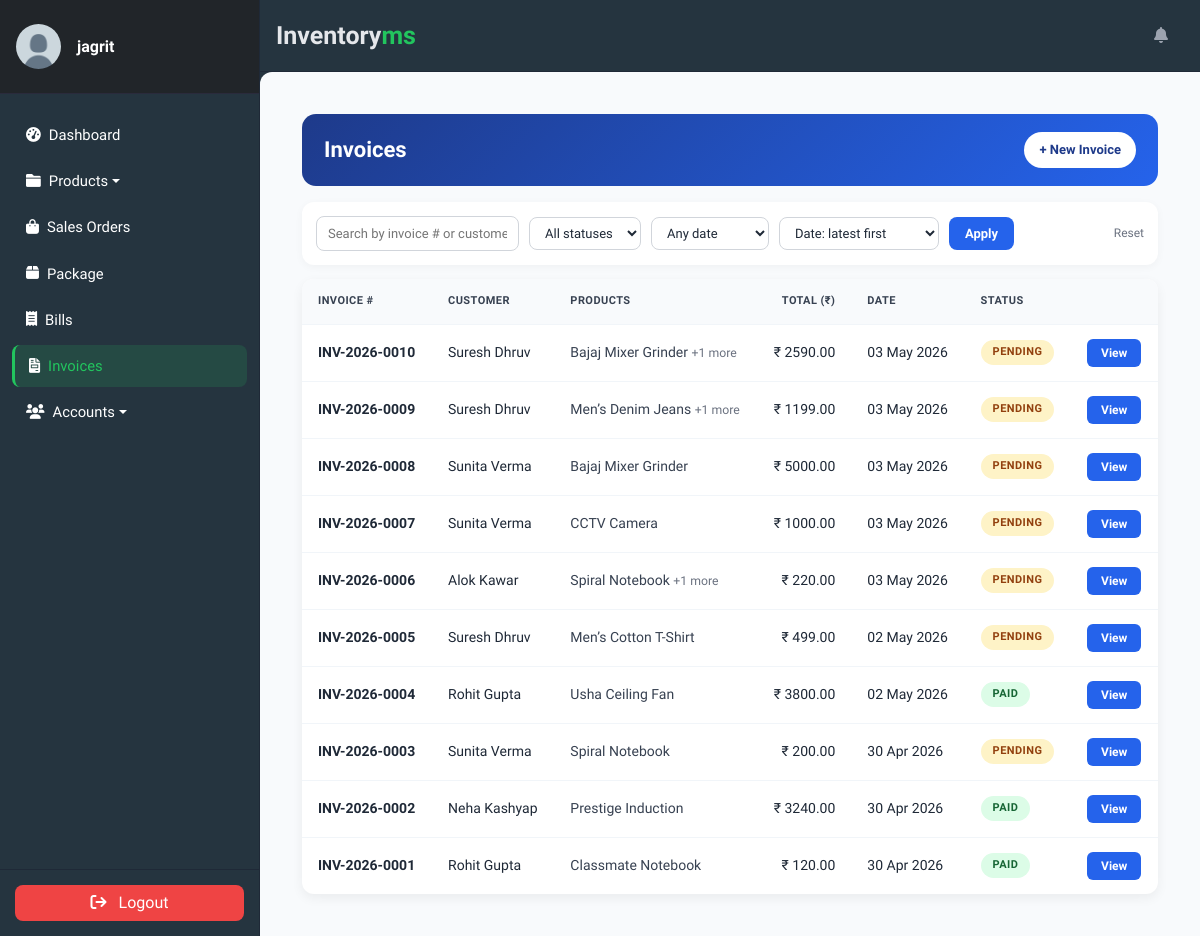
Before: /invoice/invoices/ (signed in) with the older database file.
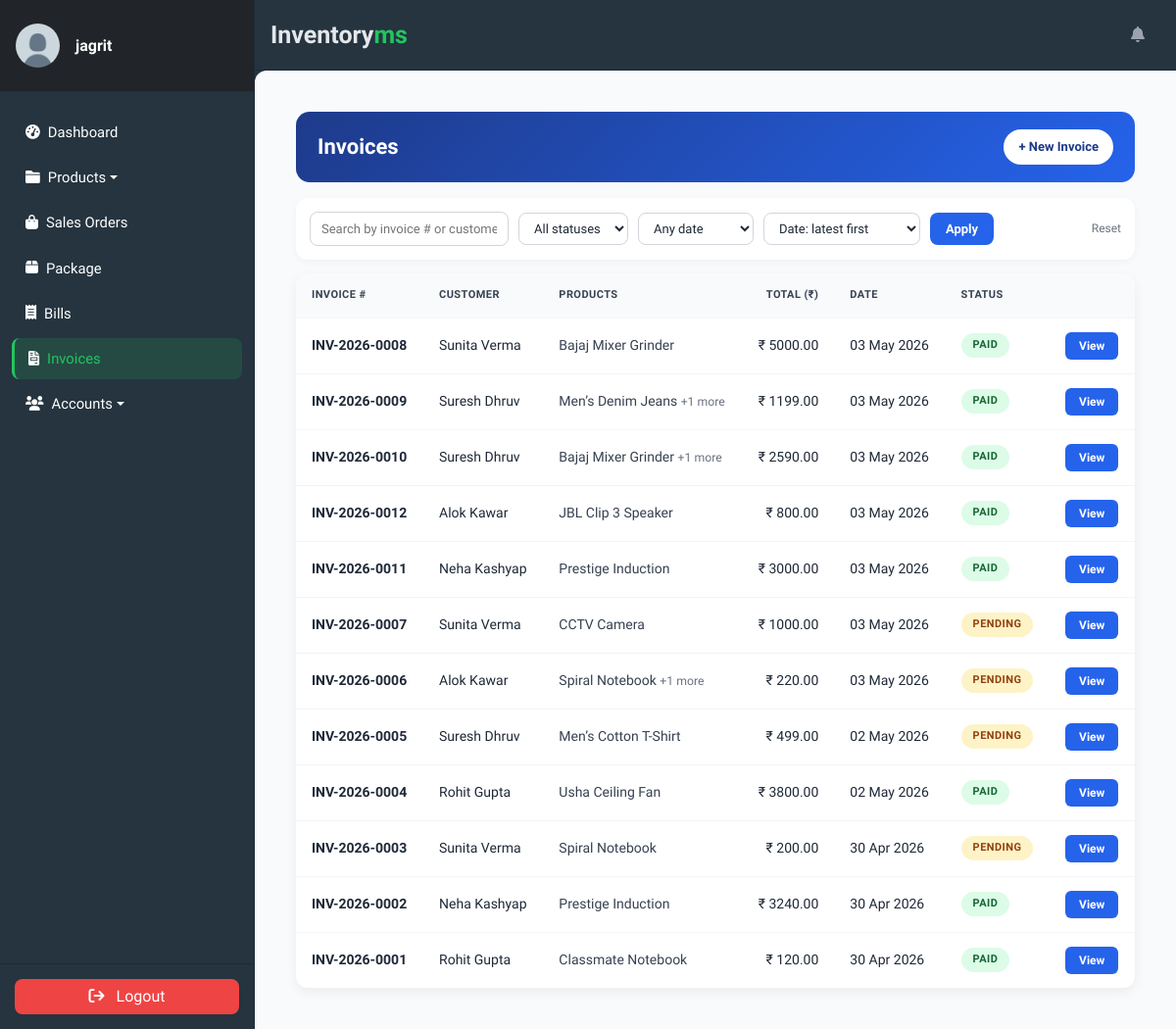
After: the same page with the newer database file.
### accounts/models.py (models this page shows, shortened)
class Profile(models.Model):
    user = models.OneToOneField(
        User, on_delete=models.CASCADE, verbose_name='User'
    )
    slug = AutoSlugField(
        unique=True,
        verbose_name='Account ID',
        populate_from='email'
    )
    profile_picture = ProcessedImageField(
        default='profile_pics/default.jpg',
        upload_to='profile_pics',
        format='JPEG',
        processors=[ResizeToFill(150, 150)],
        options={'quality': 100}
    )
    telephone = PhoneNumberField(
        null=True, blank=True, verbose_name='Telephone'
    )
    email = models.EmailField(
        max_length=150, blank=True, null=True, verbose_name='Email'
    )
    first_name = models.CharField(
        max_length=30, blank=True, verbose_name='First Name'
    )
    last_name = models.CharField(
        max_length=30, blank=True, verbose_name='Last Name'
    )
    status = models.CharField(
        choices=STATUS_CHOICES,
        max_length=12,
        default='INA',
        verbose_name='Status'
    )
    role = models.CharField(
        choices=ROLE_CHOICES,
        max_length=12,
        blank=True,
        null=True,
        verbose_name='Role'
    )
    class Meta:
        ordering = ['slug']
        verbose_name = 'Profile'
        verbose_name_plural = 'Profiles'

class Customer(models.Model):
    first_name = models.CharField(max_length=256)
    last_name = models.CharField(max_length=256, blank=True, null=True)
    address = models.TextField(max_length=256, blank=True, null=True)
    email = models.EmailField(max_length=256, blank=True, null=True)
    phone = models.CharField(max_length=30, blank=True, null=True)
    loyalty_points = models.IntegerField(default=0)
    class Meta:
        db_table = 'Customers'
    def get_full_name(self):
        return f"{self.first_name} {self.last_name or ''}".strip()

### invoice/models.py (models this page shows, shortened)
class Invoice(models.Model):
    slug = AutoSlugField(unique=True, populate_from='date')
    invoice_number = models.CharField(
        max_length=20, unique=True, blank=True,
        help_text="Auto-generated INV-YYYY-NNNN."
    )
    date = models.DateTimeField(auto_now=True, verbose_name='Date')
    due_date = models.DateField(null=True, blank=True)
    sale = models.OneToOneField(
        'transactions.Sale',
        on_delete=models.SET_NULL,
        null=True, blank=True,
        related_name='invoice',
        help_text="The POS Sale this invoice was generated from, if any.",
    )
    customer = models.ForeignKey(
        Customer, on_delete=models.SET_NULL, null=True, blank=True,
        related_name="invoices"
    )
    customer_name = models.CharField(max_length=60)
    contact_number = models.CharField(max_length=20, blank=True)
    customer_email = models.EmailField(max_length=120, blank=True, null=True)
    shipping_address = models.CharField(
        max_length=255, blank=True, null=True,
        verbose_name="Shipping Address"
    )
    shipping = models.FloatField(verbose_name='Shipping & Handling', default=0.0)
    grand_total = models.FloatField(verbose_name='Grand Total (₹)', default=0)
    status = models.CharField(
        max_length=10, choices=INVOICE_STATUS, default="PENDING"
    )
    class Meta:
        ordering = ["-id"]
    @property
    def status_color(self):
        return {"PAID": "success", "PENDING": "warning", "CANCELLED": "danger"}.get(
            self.status, "secondary"
        )

class InvoiceItem(models.Model):
    invoice = models.ForeignKey(
        Invoice, on_delete=models.CASCADE, related_name='items'
    )
    product = models.ForeignKey(
        Item, on_delete=models.PROTECT, related_name='invoice_items'
    )
    quantity = models.PositiveIntegerField(default=1)
    price = models.DecimalField(max_digits=10, decimal_places=2)
    class Meta:
        ordering = ['id']

### store/models.py (models this page shows, shortened)
class Item(models.Model):
    slug = AutoSlugField(unique=True, populate_from='name')
    name = models.CharField(max_length=50)
    sku = models.CharField(max_length=32, unique=True, null=True, blank=True)
    description = models.TextField(max_length=256)
    category = models.ForeignKey(Category, on_delete=models.CASCADE)
    quantity = models.IntegerField(default=0)
    low_stock_threshold = models.PositiveIntegerField(default=5)
    price = models.FloatField(default=0)
    cost_price = models.FloatField(default=0)
    image = models.ImageField(
        upload_to='products/', null=True, blank=True,
        help_text="Product image (optional). JPG / PNG / WebP."
    )
    expiring_date = models.DateTimeField(null=True, blank=True)
    vendor = models.ForeignKey(Vendor, on_delete=models.SET_NULL, null=True)
    class Meta:
        ordering = ['name']
        verbose_name_plural = 'Items'

### invoice/views.py (the view, shortened to what this page needs)
# urls.py: path('invoices/',                          InvoiceListView.as_view(),   name='invoicelist'),
class InvoiceListView(LoginRequiredMixin, ListView):
    model = Invoice
    template_name = "invoice/invoicelist.html"
    context_object_name = "invoices"
    paginate_by = 15
    SORT_MAP = {
        "date_desc":   "-date",
        "date_asc":    "date",
        "amount_desc": "-grand_total",
        "amount_asc":  "grand_total",
    }
    def get_queryset(self):
        qs = super().get_queryset().prefetch_related("items__product").select_related("customer", "sale")
        q = self.request.GET.get("q")
        status = self.request.GET.get("status")
        if status in {"PAID", "PENDING", "CANCELLED"}:
            qs = qs.filter(status=status)
        date_filter = self.request.GET.get("date")
        now = timezone.now()
        if date_filter == "today":
            qs = qs.filter(date__date=now.date())
        elif date_filter == "week":
            qs = qs.filter(date__gte=now - timedelta(days=7))
        elif date_filter == "month":
            qs = qs.filter(date__gte=now - timedelta(days=30))
        sort = self.request.GET.get("sort", "date_desc")
        qs = qs.order_by(self.SORT_MAP.get(sort, "-date"))
        return qs
    def get_context_data(self, **kwargs):
        ctx = super().get_context_data(**kwargs)
        ctx["q"] = self.request.GET.get("q", "")
        ctx["status"] = self.request.GET.get("status", "")
        ctx["date"] = self.request.GET.get("date", "")
        ctx["sort"] = self.request.GET.get("sort", "date_desc")
        return ctx

### invoice/templates/invoice/invoicelist.html (shortened to what this page needs)
{% extends "store/base.html" %}
{% block content %}
<div class="module-wrap">
    <div class="module-header">
        <div>
            <h2>Invoices</h2>
        </div>
        <div class="module-actions">
            <a class="btn-action primary" href="{% url 'invoice-create' %}">+ New Invoice</a>
        </div>
    </div>
    <form method="get" class="filter-bar">
        <input type="text" name="q" value="{{ q }}" placeholder="Search by invoice # or customer name">
        <select name="status">
            <option value="">All statuses</option>
        </select>
        <select name="date">
            <option value="">Any date</option>
        </select>
        <select name="sort">
            <option value="date_desc"   {% if sort == 'date_desc' %}selected{% endif %}>Date: latest first</option>
        </select>
        <button type="submit">Apply</button>
        <a class="clear" href="{% url 'invoicelist' %}">Reset</a>
    </form>
    <table class="data-table">
        <thead>
            <tr>
                <th>Invoice #</th>
                <th>Customer</th>
                <th>Products</th>
                <th class="num">Total (₹)</th>
                <th>Date</th>
                <th>Status</th>
                <th></th>
            </tr>
        </thead>
        <tbody>
            {% for invoice in invoices %}
            <tr>
                <td><strong>{{ invoice.invoice_number|default:invoice.slug }}</strong></td>
                <td>{{ invoice.customer.get_full_name|default:invoice.customer_name }}</td>
                <td>
                    {% with lines=invoice.items.all %}
                    {% if lines %}
                        <span style="color:#374151;">{{ lines.0.product.name }}</span>
                        {% if lines|length > 1 %}
                            <small style="color:#6b7280;">+{{ lines|length|add:"-1" }} more</small>
                        {% endif %}
                    {% else %}
                        <span style="color:#9ca3af;">—</span>
                    {% endif %}
                    {% endwith %}
                </td>
                <td class="num">₹ {{ invoice.grand_total|floatformat:2 }}</td>
                <td>{{ invoice.date|date:"d M Y" }}</td>
                <td><span class="status-badge {{ invoice.status_color }}">{{ invoice.get_status_display }}</span></td>
                <td><a class="view-btn" href="{% url 'invoice-detail' invoice.slug %}">View</a></td>
            </tr>
            {% empty %}
            <tr><td colspan="7" style="text-align:center; padding:32px; color:#6b7280;">No invoices found.</td></tr>
            {% endfor %}
        </tbody>
    </table>
</div>
{% endblock %}

### store/templates/store/base.html (shortened to what this page needs)
<!DOCTYPE html>
<html lang="en">
<head>
    {% load static %}
    <link href="https://cdn.jsdelivr.net/npm/bootstrap@5.3.3/dist/css/bootstrap.min.css" rel="stylesheet">
    <link href="https://cdnjs.cloudflare.com/ajax/libs/font-awesome/6.0.0/css/all.min.css" rel="stylesheet">
    <link rel="stylesheet" href="{% static 'css/style.css' %}">
</head>
<body>
    {% include "store/sidebar.html" %}
    <section id="wrapper">
        <nav class="navbar navbar-expand-md custom-navbar">
            <div class="container-fluid px-3">
                <a class="navbar-brand" href="{% url 'dashboard' %}">
                    Inventory<span>ms</span>
                </a>
                <div class="collapse navbar-collapse" id="navbar">
                    <ul class="navbar-nav ms-auto align-items-center">
                        <li class="nav-item me-3">
                            <i class="fa fa-bell"></i>
                        </li>
                    </ul>
                </div>
            </div>
        </nav>
        <div class="main-content">
            {% block content %}
            {% endblock %}
        </div>
    </section>
</body>
</html>

### store/templates/store/sidebar.html (shortened to what this page needs)
{% load static %}
<aside class="sidebar">
    <div class="sidebar-header d-flex align-items-center px-3 py-4">
        <a href="{% url 'user-profile' %}" class="d-flex align-items-center text-decoration-none">
            {% if request.user.profile.profile_picture %}
                <img class="rounded-circle img-fluid" width="45"
                     src="{{ request.user.profile.profile_picture.url }}">
            {% else %}
                <img class="rounded-circle img-fluid" width="45"
                     src="{% static 'default-avatar.png' %}">
            {% endif %}
            <div class="ms-3">
                <h6 class="mb-0 fw-semibold">
                    {{ request.user.username }}
                </h6>
            </div>
        </a>
    </div>
    <div class="nav-container">
        <ul class="nav flex-column mt-2">
            <li class="nav-item mb-1">
                <a class="nav-link {% if request.resolver_match.url_name == 'dashboard' %}active{% endif %}"
                   href="{% url 'dashboard' %}">
                    <i class="fa fa-tachometer-alt me-2"></i> Dashboard
                </a>
            </li>
            <li class="nav-item mb-1 dropdown">
                <a class="nav-link dropdown-toggle
                   {% if request.resolver_match.url_name == 'productslist' or request.resolver_match.url_name == 'category-list' %}active{% endif %}"
                   href="#" data-bs-toggle="dropdown">
                    <i class="fa fa-folder me-2"></i> Products
                </a>
            </li>
            <li class="nav-item mb-1">
                <a class="nav-link {% if request.resolver_match.url_name == 'saleslist' %}active{% endif %}"
                   href="{% url 'saleslist' %}">
                    <i class="fa fa-shopping-bag me-2"></i> Sales Orders
                </a>
            </li>
            <li class="nav-item mb-1">
                <a class="nav-link {% if request.resolver_match.url_name == 'deliveries' %}active{% endif %}"
                   href="{% url 'deliveries' %}">
                    <i class="fa-solid fa-box me-2"></i> Package
                </a>
            </li>
            <li class="nav-item mb-1">
                <a class="nav-link {% if request.resolver_match.url_name == 'bill_list' %}active{% endif %}"
                   href="{% url 'bill_list' %}">
                    <i class="fa-solid fa-receipt me-2"></i>Bills
                </a>
            </li>
            <li class="nav-item mb-1">
                <a class="nav-link {% if request.resolver_match.url_name == 'invoicelist' %}active{% endif %}"
                   href="{% url 'invoicelist' %}">
                    <i class="fa-solid fa-file-invoice me-2"></i>Invoices
                </a>
            </li>
            <li class="nav-item mb-1 dropdown">
                <a class="nav-link dropdown-toggle
                   {% if request.resolver_match.url_name == 'profile_list' or request.resolver_match.url_name == 'customer_list' or request.resolver_match.url_name == 'vendor-list' %}active{% endif %}"
                   href="#" data-bs-toggle="dropdown">
                    <i class="fa fa-users me-2"></i> Accounts
                </a>
            </li>
        </ul>
    </div>
    <div class="sidebar-footer text-center">
        <form method="post" action="{% url 'user-logout' %}">
            <button type="submit" class="btn w-100">
                <i class="fa fa-sign-out me-2"></i> Logout
            </button>
        </form>
    </div>
</aside>

Changed rows visible on the page:
changed Invoice "INV-2026-0008": status "PENDING" → "PAID"; moves up the list
changed Invoice "INV-2026-0009": status "PENDING" → "PAID"; moves down the list
changed Invoice "INV-2026-0010": status "PENDING" → "PAID"
added Invoice: invoice_number "INV-2026-0012", customer.get_full_name "Alok Kawar", items.all.0.product.name "JBL Clip 3 Speaker", grand_total "800.00", date "03 May 2026", status "PAID"
added Invoice: invoice_number "INV-2026-0011", customer.get_full_name "Neha Kashyap", items.all.0.product.name "Prestige Induction", grand_total "3000.00", date "03 May 2026", status "PAID"
